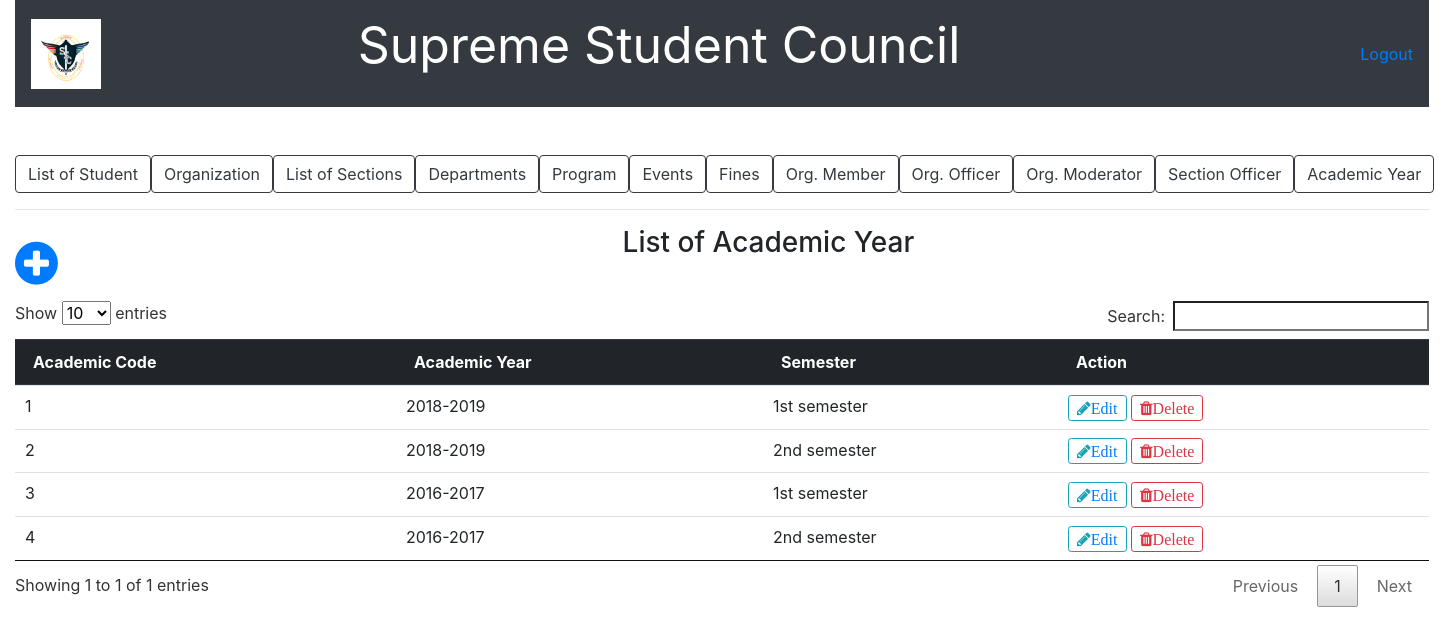
Before: /list_of_acad_year.php with the older database file.
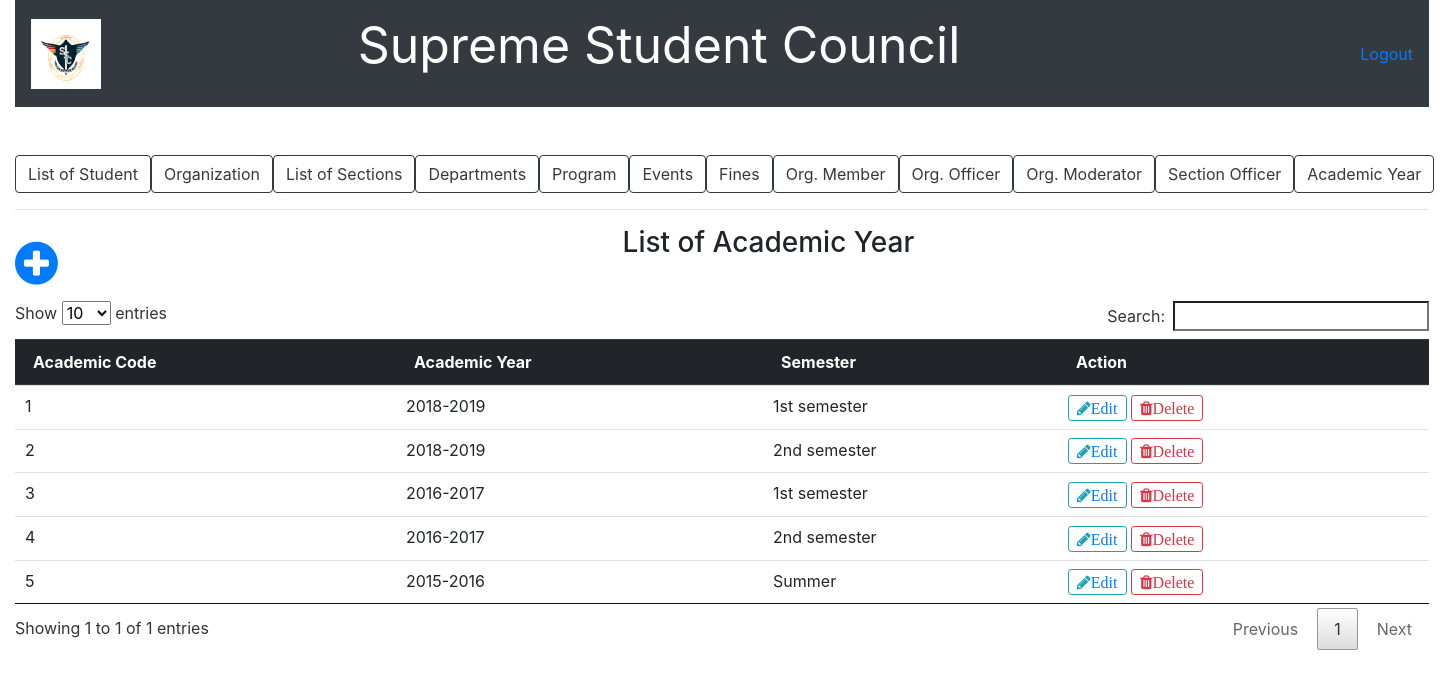
After: the same page with the newer database file.
### tables this page shows
CREATE TABLE `academic_year` (
  `academic_code` int(11) NOT NULL,
  `acad_year` varchar(20) NOT NULL,
  `semester` varchar(20) NOT NULL
);

### list_of_acad_year.php (the view, shortened to what this page needs)
<?php include('server.php'); ?>
<!DOCTYPE html>
<html>
<head>
		<link rel="stylesheet" href="bootstrap/css/bootstrap.min.css">
		<link rel = "stylesheet" href = "font-awesome-4.7.0/font-awesome-4.7.0/css/font-awesome.min.css">
		<link href = "css/style.css" rel = "stylesheet" type = "text/css" >
		<link href = "css/jquery.dataTables.min.css" rel = "stylesheet" type = "text/css" >
</head>
<body>
	<div class="container-fluid">
		<nav class="navbar navbar-expand-lg navbar-dark bg-dark">
		   <a href = "index.php"><img src = "picture/ssc.PNG" style=" height:70px; width:70px;"></a>
		  <div class="collapse navbar-collapse" id="navbarTogglerDemo03">
		    	<center><p style="color:white; font-size: 50px; margin-right: 400px;">Supreme Student Council</p></center>
		    	<a href="logout.php">Logout</a>
		  </div>
		</nav>
	</div>
	<br /><br />
	<div class="container-fluid">
				<div class="btn-group btn-group-lg" role="group"">
					<a href = "list_of_student.php"><button type="button" class="btn btn-outline-dark">List of Student</button></a>
					<a href ="list_of_organization.php"><button type="button" class="btn btn-outline-dark">Organization</button></a>
					<a href ="list_of_section.php"><button type="button" class="btn btn-outline-dark">List of Sections</button></a>
					<a href ="list_of_department.php"><button type="button" class="btn btn-outline-dark">Departments</button>
					<a href ="list_of_program.php"><button type="button" class="btn btn-outline-dark">Program</button></a>
					<a href ="list_of_event.php"><button type="button" class="btn btn-outline-dark">Events</button></a>
					<a href ="fines.php"><button type="button" class="btn btn-outline-dark">Fines</button></a>
					<a href ="list_of_organization_member.php"><button type="button" class="btn btn-outline-dark">Org. Member</button></a>
					<a href ="list_of_organization_officer.php"><button type="button" class="btn btn-outline-dark">Org. Officer</button></a>
					<a href ="list_of_organization_moderator.php"><button type="button" class="btn btn-outline-dark">Org. Moderator</button></a>
					<a href ="list_of_section_officer.php"><button type="button" class="btn btn-outline-dark">Section Officer</button></a>
					<a href ="list_of_acad_year.php"><button type="button" class="btn btn-outline-dark">Academic Year</button></a>
				</div>
				<hr />
				<a href = "add_new_acad_year.php"><span style="float: left; font-size: 50px; margin-right: 50px;"><i class="fa fa-plus-circle" font-size = "50px"></i></span></a>
				<center><h3>List of Academic Year</h3></center><br />
				<?php $results = mysqli_query($db, "SELECT * FROM academic_year"); ?>
				<table class="table table-primary" id = "myTable">
				  <thead class="thead-dark">
				    <tr>
				      <th scope="col">Academic Code</th>
				      <th scope="col">Academic Year</th>
				      <th scope="col">Semester</th>
				      <th scope="col">Action</th>
				    </tr>
				  </thead>
				  <?php while ($row = mysqli_fetch_array($results)){ ?>
				  <tbody>
				    <tr>
				      <td><?php echo $row['academic_code']?></td>
				      <td><?php echo $row['acad_year']?></td>
				      <td><?php echo $row['semester']?></td>
				      <td>
				      	<button type="button" class="btn btn-outline-info btn-sm fa fa-pencil"><a href="update_acad_year.php?Edit3=<?php echo $row['academic_code']; ?>">Edit </a></button>
						<button type="button" class="btn btn-outline-danger btn-sm fa fa-trash" data-toggle="modal" data-target="#exampleModal">Delete</button>
				      </td>
				    </tr>
				  </tbody>
				  <?php
  				  } ?>
				</table>
	</div>
</body>
</html>

Changed rows visible on the page:
added academic_year: academic_code "5", acad_year "2015-2016", semester "Summer"
